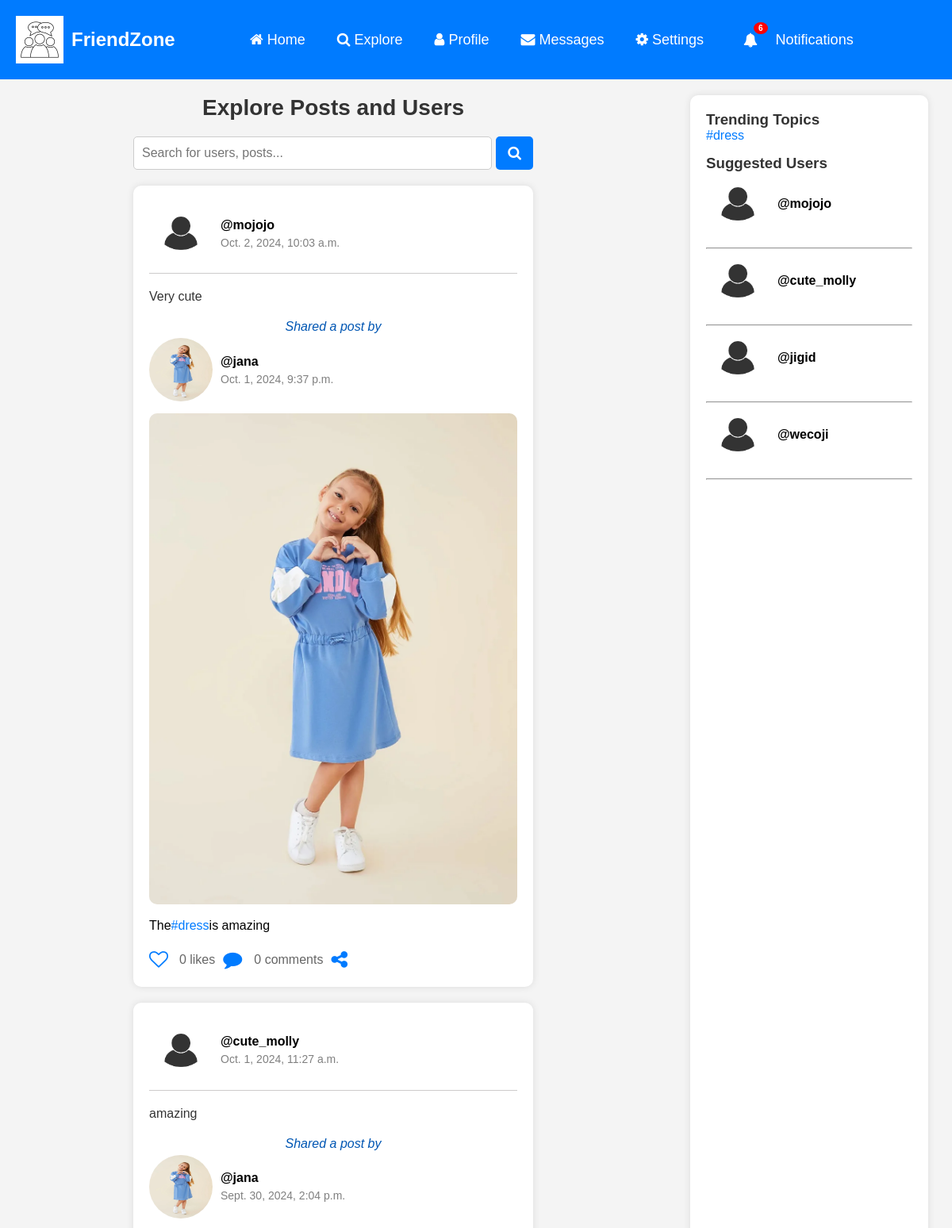
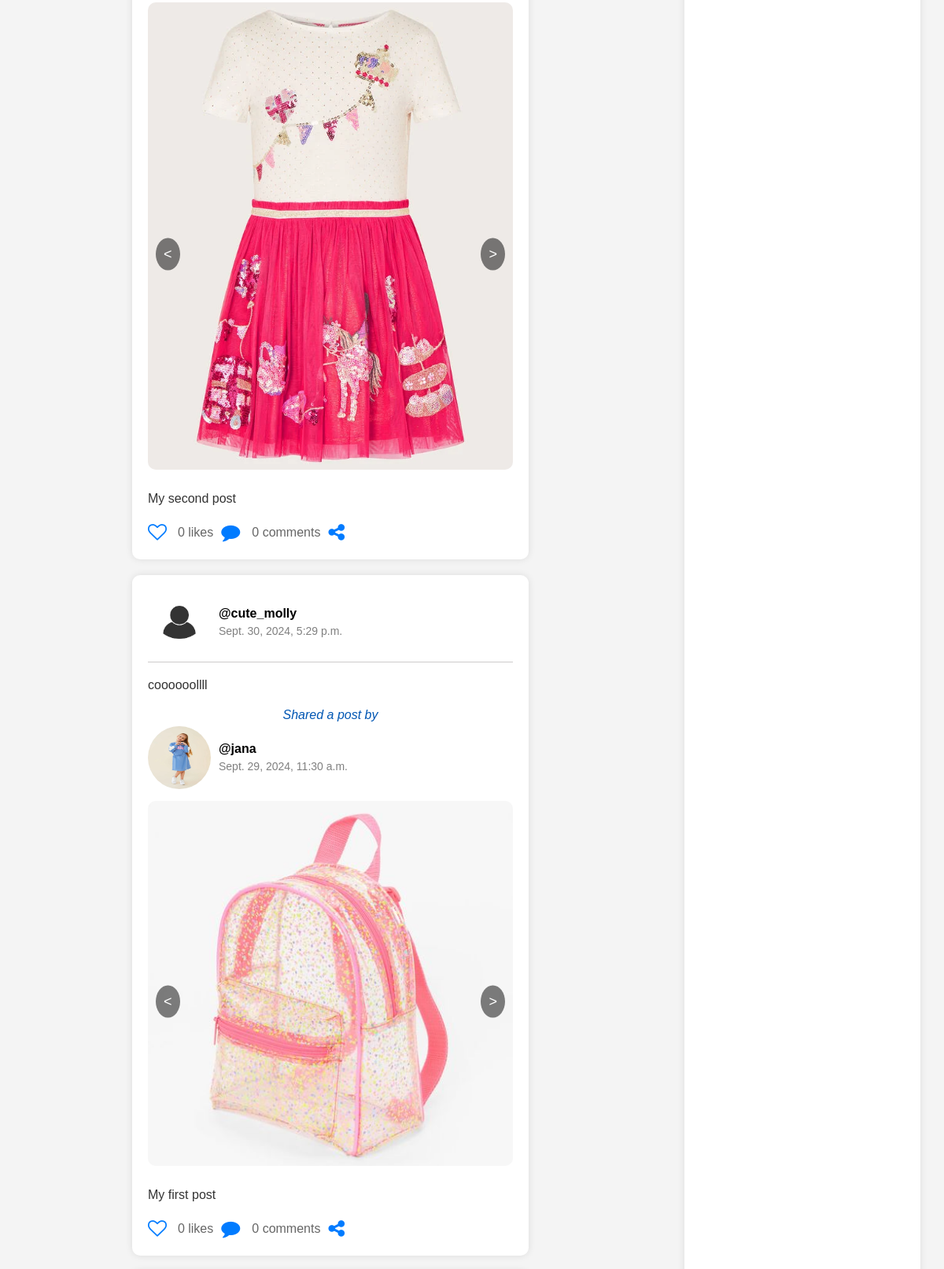
/social/explore/ (signed in, upper part), run on the app's committed database (2 pictures, top to bottom).
### social/models.py (models this page shows, shortened)
class Post(models.Model):
    shared_caption = models.TextField(blank=True, null=True)
    caption = models.TextField()
    image = models.ManyToManyField(PostImages)
    created_on = models.DateTimeField(default=timezone.now)
    shared_on = models.DateTimeField(blank=True, null=True)
    author = models.ForeignKey(User, on_delete=models.CASCADE)
    shared_user = models.ForeignKey(User, on_delete=models.CASCADE, blank=True, null=True, related_name='+')
    likes = models.ManyToManyField(User, blank=True, related_name='likes')
    tags = models.ManyToManyField(Tag, blank=True)
    class Meta:
        ordering = ['-created_on', '-shared_on']

class UserProfile(models.Model):
    user = models.OneToOneField(User, primary_key=True, verbose_name='user', related_name='profile', on_delete=models.CASCADE)
    phone_number = models.TextField(max_length=30, blank=True, null=True)
    private = models.BooleanField(default=False)
    deactivated = models.BooleanField(default=False)
    who_can_send_message = models.IntegerField(default=1)
    name = models.CharField(max_length=30, blank=True, null=True)
    bio = models.TextField(max_length=500, blank=True, null=True)
    birth_date = models.DateField(null=True, blank=True)
    location = models.CharField(max_length=100, blank=True, null=True)
    picture = models.ImageField(upload_to="profile-pictures", default="profile-pictures/profile.jpg", blank=True)
    banner = models.ImageField(upload_to="banners", default="banners/banner.webp", blank=True)
    followers = models.ManyToManyField(User, blank=True, related_name="followers")
    following = models.ManyToManyField(User, blank=True, related_name="following")

class PostImages(models.Model):
    image = models.ImageField(upload_to="post", blank=True, null=True)

class Tag(models.Model):
    name = models.CharField(max_length=255)

### social/views.py (the view)
# urls.py: path('explore/', ExploreView.as_view(), name='explore'),
class ExploreView(LoginRequiredMixin, View):
    def get(self, request, *args, **kwargs):
        logged_in_user = request.user
        tags = Tag.objects.all()[:5]
        profiles = UserProfile.objects.all().exclude(followers=logged_in_user)
        public_profiles = profiles.filter(private=False)
        user_not_following_posts = Post.objects.filter(
            author__profile__in=public_profiles
        ).exclude(author=logged_in_user).select_related('author', 'author__profile').order_by('-created_on')
        shared_posts = Post.objects.filter(
            shared_user__profile__in=public_profiles
        ).exclude(shared_user=logged_in_user).select_related('shared_user', 'author', 'author__profile').order_by('-shared_on')
        all_posts = list(user_not_following_posts) + list(shared_posts)
        all_posts = sorted(all_posts, key=lambda post: post.shared_on or post.created_on, reverse=True)
        author_following_status = {}
        visibility_message = {}
        comments_count = {}
        for post in all_posts:
            is_following_author = post.author.profile.followers.filter(pk=logged_in_user.pk).exists()
            author_following_status[post.id] = is_following_author
            if post.author == logged_in_user:
                visibility_message[post.id] = None
            elif not post.author.profile.private or is_following_author:
                visibility_message[post.id] = None  # No visibility message, post is visible
            else:
                visibility_message[post.id] = "You cannot view this post because you do not follow the author. Follow them to see the content."
            comments_count[post.id] = Comment.objects.filter(post=post).count()
        share_form = ShareForm()
        context = {
            'tags' : tags,
            'profiles': profiles,
            'post_list': all_posts,
            'comments_count': comments_count,
            'shareform': share_form,
            'author_following_status': author_following_status,
            'visibility_message': visibility_message,
        }
        return render(request, 'social/explore.html', context)

### social/templates/social/explore.html (shortened to what this page needs)
{% extends 'social/base.html' %}
{% load static %}
{% load crispy_forms_tags %}
{% load custom_filters %}
{% block content %}
    <main>
        <div class="main-content">
            <section id="explore">
                <h2 class="explore-title">Explore Posts and Users</h2>
                <div>
                    <form action="{% url 'profile-search' %}" method="GET" class="search-container">
                        <input type="text" id="userSearch" placeholder="Search for users, posts..." name="query" value="{{ request.GET.query }}">
                        <button class="search-btn" id="search-btn" type="submit">
                            <i class="fa fa-search"></i>
                        </button>
                    </form>
                </div>
                <div class="grid-container">
                    {% if post_list %}
                        {% for post in post_list %}
                            {% if post.shared_user %}
                                <div class="post">
                                    <div class="shared-post-header">
                                        <img src="{{ post.shared_user.profile.picture.url }}" alt="User" class="post-user-img">
                                        <div class="post-user-details">
                                            <a href="{% url 'profile' post.shared_user.profile.pk %}" class="feed-container-link">
                                                <h4 class="post-username">@{{ post.shared_user }}</h4>
                                            </a>
                                            <p class="post-time">{{ post.shared_on }}</p>
                                        </div>
                                    </div>
                                    {% if post.shared_caption %}
                                        <div class="caption"> <p class="post-content">{{ post.shared_caption }}</p> </div>
                                    {% endif %}
                                    <div class="shared-indicator">
                                        <p>Shared a post by</p>
                                    </div>
                                    <div class="post-header">
                                        <img src="{{ post.author.profile.picture.url }}" alt="User" class="post-user-img">
                                        <div class="post-user-details">
                                            <a href="{% url 'profile' post.author.profile.pk %}" class="feed-container-link">
                                                <h4 class="post-username">@{{ post.author }}</h4>
                                            </a>
                                            <p class="post-time">{{ post.created_on }}</p>
                                        </div>
                                    </div>
                                    {% if visibility_message|get_item:post.id %}
                                        <p class="red">{{ visibility_message|get_item:post.id }}</p>
                                    {% elif post.author == user or not post.author.profile.private or author_following_status|get_item:post.id %}
                                        <div class="post-image">
                                            {% if post.image.all %}
                                                {% if post.image.all.count > 1 %}
                                                    <div class="main-image-container" data-images='[
                                                        {% for image in post.image.all %}
                                                            "{{ image.image.url }}"{% if not forloop.last %}, {% endif %}
                                                        {% endfor %}
                                                    ]'>
                                                        <button class="prev-btn">&#60;</button>
                                                        <div class="main-image-content">
                                                            {% with first_image=post.image.first %}
                                                                <img src="{{ first_image.image.url }}" alt="Post Image">
                                                            {% endwith %}
                                                        </div>
                                                        <button class="next-btn">&#62;</button>
                                                    </div>
                                                {% else %}
                                                    <div class="main-image-content">
                                                        {% with first_image=post.image.first %}
                                                            <img src="{{ first_image.image.url }}" alt="Post Image">
                                                        {% endwith %}
                                                    </div>
                                                {% endif %}
                                                <br>
                                                <a href="{% url 'post-detail' post.pk %}" class="feed-container-link">
                                                    <div class="caption"> <p class="post-content">{{ post.caption }}</p> </div>
                                                </a>
                                            {% else %}
                                                <p class="red">No images available for this post.</p>
                                            {% endif %}
                                        </div>
                                        <div class="post-actions">
                                            <form method="POST" action="{% url 'toggle-like' post.pk %}" style="display: flex; align-items: center;">
                                                {% if user in post.likes.all %}
                                                    <button class="like-btn"><i class="fa fa-heart"></i></button>&nbsp;&nbsp;
                                                {% else %}
                                                    <button class="like-btn"><i class="fa fa-heart-o"></i></button>&nbsp;&nbsp;
                                                {% endif %}
                                                <a href="{% url 'post-likes' post.pk %}" class="like-count"> <span>{{ post.likes.count }} like{{ post.likes.count|pluralize }}</span> </a>
                                            </form>
                                            <button class="comment-btn"> <i class="fa fa-comment"></i> </button>
                                            <span class="comment-count">{{ comments_count|get_item:post.id }} comment{{ comments_count|get_item:post.id|pluralize }}</span>
                                            <button class="comment-btn share-btn" onclick="shareToggle(`{{ post.pk }}`)"> <i class="fa fa-share-alt"></i> </button>
                                        </div>
                                    {% else %}
                                        <p class="red">You cannot view this post because you do not follow the author. Follow them to see the content.</p>
                                    {% endif %}
                                </div>
                            {% endif %}
                        {% endfor %}
                    {% else %}
                        <p class="red">No posts available to display.</p>
                    {% endif %}
                </div>
            </section>
        </div>
        <aside>
            <h3>Trending Topics</h3>
            <div class="trending">
                {% for tag in tags %}
                    <a href="/social/search/?query={{ tag.name }}" class="trending-link"> <span>#{{ tag.name }}</span> </a> <br>
                {% endfor %}
            </div>
            <h3>Suggested Users</h3>
            <div id="suggestedUsers">
                {% for profile in profiles %}
                    {% if profile.user != request.user %}
                        <div class="user-suggestion">
                            {% if profile.picture %}
                                <img src="{{ profile.picture.url }}" alt="User" class="suggested-user-img">
                            {% else %}
                                <img src="{% static 'asset/images/profile.jpg' %}" alt="User" class="suggested-user-img">
                            {% endif %}
                            <a href="{% url 'profile' profile.pk %}"> <strong>@{{ profile.user.username }}</strong> </a>
                        </div>
                        <hr>
                    {% endif %}
                {% endfor %}
            </div>
        </aside>
    </main>
{% endblock content %}

### data on the page
Post: shared_user.profile.picture (placeholder picture), shared_user "mojojo", shared_on "Oct. 2, 2024, 10:03 a.m.", shared_caption "Very cute", author.profile.picture (picture), author "jana", created_on "Oct. 1, 2024, 9:37 p.m.", image.first.image (picture), likes.count "0", id "0"
Post: shared_user.profile.picture (placeholder picture), shared_user "cute_molly", shared_on "Oct. 1, 2024, 11:27 a.m.", shared_caption "amazing", author.profile.picture (picture), author "jana", created_on "Sept. 30, 2024, 2:04 p.m.", image.first.image (picture), caption "My second post", likes.count "0", id "0"
Post: shared_user.profile.picture (placeholder picture), shared_user "cute_molly", shared_on "Sept. 30, 2024, 5:29 p.m.", shared_caption "coooooollll", author.profile.picture (picture), author "jana", created_on "Sept. 29, 2024, 11:30 a.m.", image.first.image (picture), caption "My first post", likes.count "0", id "0"
Tag: name "dress"
UserProfile: picture (placeholder picture), user.username "mojojo"
UserProfile: picture (placeholder picture), user.username "cute_molly"
UserProfile: picture (placeholder picture), user.username "jigid"
UserProfile: user.username "wecoji"

### other printed values
{{ notifications.count }} "6"
